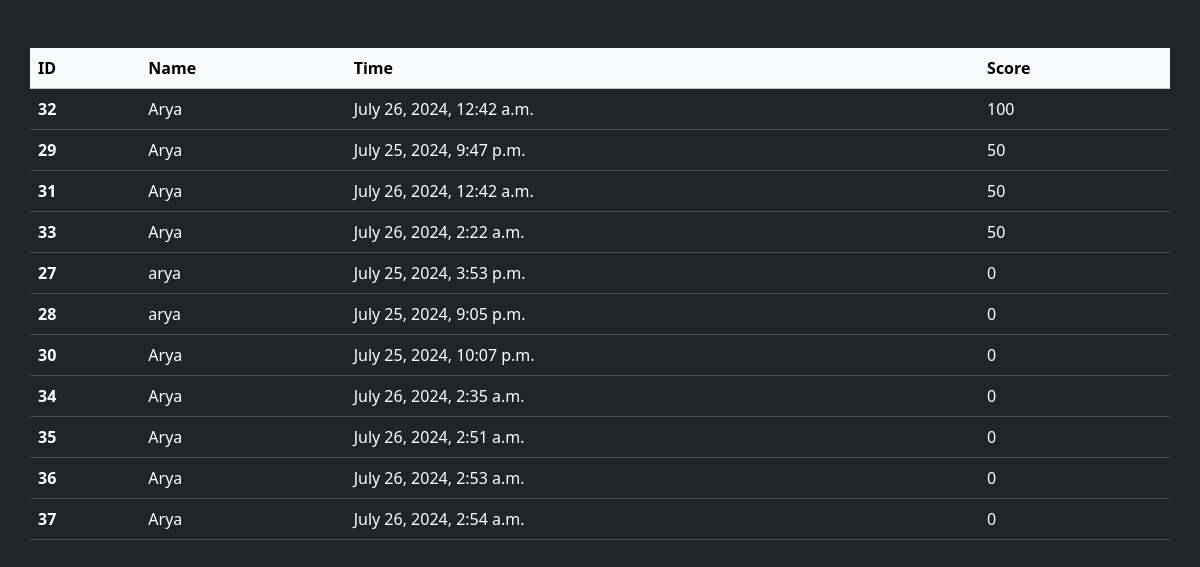
/result, run on an earlier commit of the app's database.
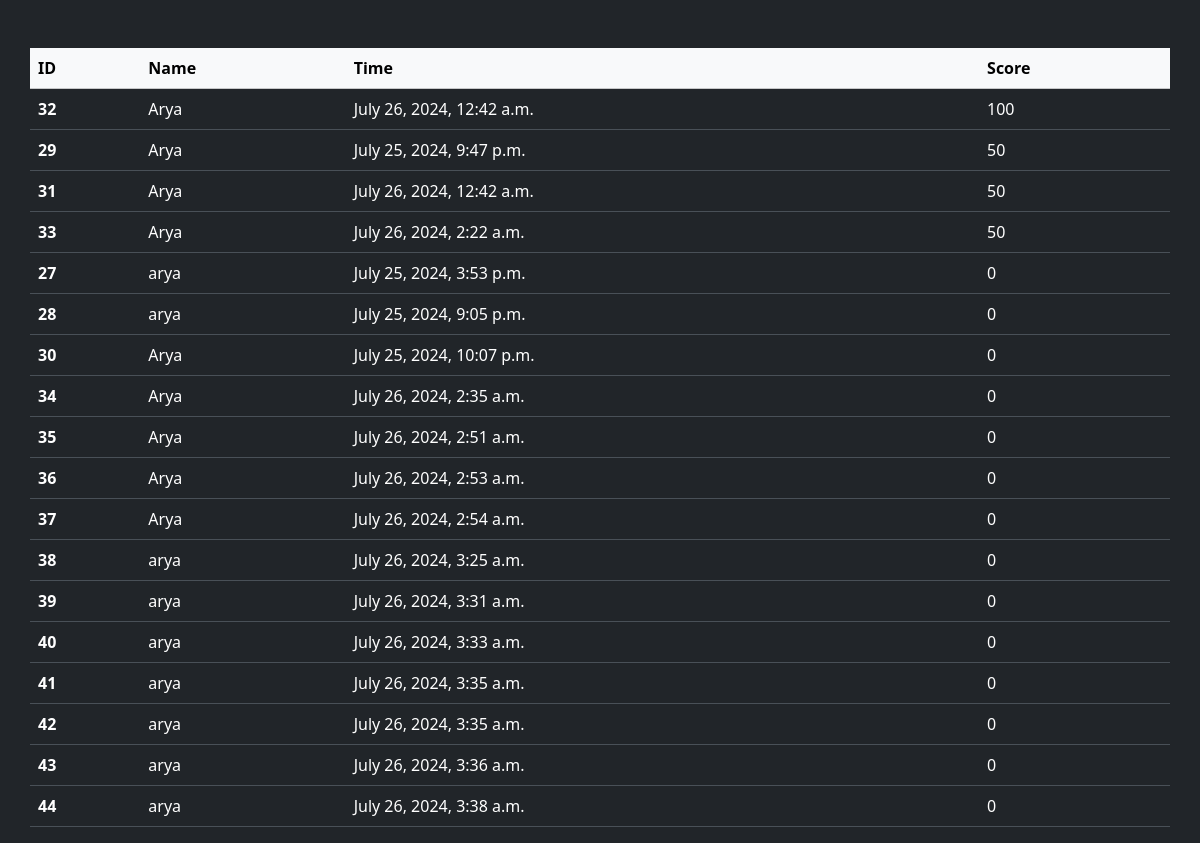
And on a later commit of the database.
### home/models.py (models this page shows, shortened)
class Response(models.Model):
    user_info = models.ForeignKey(UserInfo, on_delete=models.CASCADE)
    poll = models.ForeignKey(Poll, on_delete=models.CASCADE)
    score = models.IntegerField(default=0)
    submit_time = models.DateTimeField(auto_now_add=True,null=True ,blank=True)  # Changed to DateTimeField for precision

class UserInfo(models.Model):
    name = models.CharField(max_length=100)
    phone_number = models.CharField(max_length=15)

### home/views.py (the view)
# urls.py: path('result',views.result, name='result')
def result(request):
    polls = Poll.objects.all()
    Responses = Response.objects.all().order_by('-score','submit_time')
    return render(request, 'polls/result.html', {'responses':Responses})

### home/templates/polls/result.html
 {% extends "layout.html" %}
 {% block content %}
 <div class="container mt-5">
 <div class="row">
    <table class="table">
        <thead class="table-light">
            <tr>
                <th scope="col">ID</th>
                <th scope="col">Name</th>
                <th scope="col">Time</th>
                <th scope="col">Score</th>
            </tr>
        </thead>
        <tbody>
            {% for response in responses %}
                <tr>
                    <th scope="row">{{ response.id }}</th>
                    <td>{{ response.user_info.name }}</td>
                    <td>{{ response.submit_time }}</td>
                    <td>{{ response.score }}</td>
                </tr>
            {% endfor %}
        </tbody>
    </table>
</div>
</div>
 {% endblock %}

### templates/layout.html (shortened to what this page needs)
{% load static %}
{% load widget_tweaks %}
<!DOCTYPE html>
<html lang="en" data-bs-theme="dark">
<head>
    <link href="https://cdn.jsdelivr.net/npm/bootstrap@5.3.3/dist/css/bootstrap.min.css" rel="stylesheet">
</head>
<body>
    {% block content %}{% endblock %}
</body>
</html>

What changed in the data, as far as the page shows it:
added Response: id "38", user_info.name "arya", submit_time "July 26, 2024, 3:25 a.m.", score "0"
added Response: id "39", user_info.name "arya", submit_time "July 26, 2024, 3:31 a.m.", score "0"
added Response: id "40", user_info.name "arya", submit_time "July 26, 2024, 3:33 a.m.", score "0"
added Response: id "41", user_info.name "arya", submit_time "July 26, 2024, 3:35 a.m.", score "0"
added Response: id "42", user_info.name "arya", submit_time "July 26, 2024, 3:35 a.m.", score "0"
added Response: id "43", user_info.name "arya", submit_time "July 26, 2024, 3:36 a.m.", score "0"
added Response: id "44", user_info.name "arya", submit_time "July 26, 2024, 3:38 a.m.", score "0"
